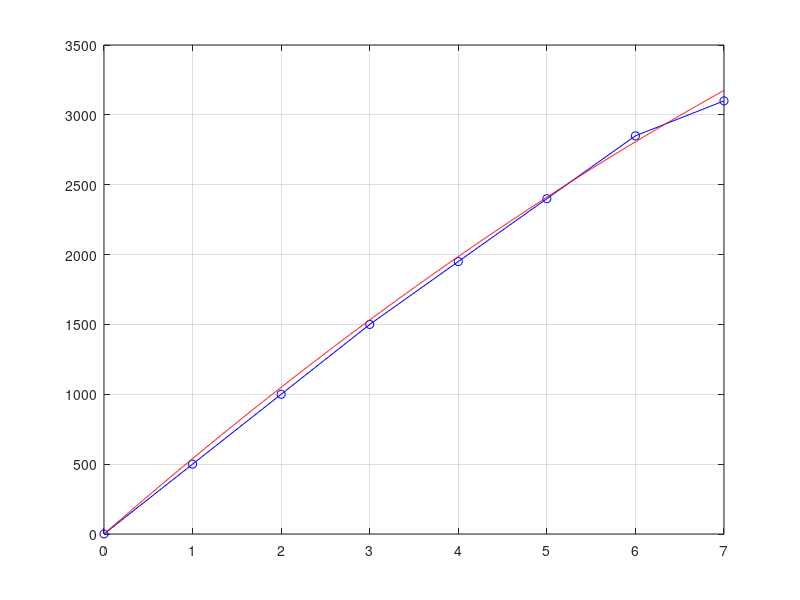

Write MATLAB code to recreate this figure.
% Vehicle Dynamics HW 4

clear all, clc, close all

n = 0;
alpha = [0 1 2 3 4 5 6 7]
F = [0 500 1000 1500 1950 2400 2850 3100]
alpha = [zeros(1,n) alpha];
F = [zeros(1,n) F];

figure;
plot(alpha, F, 'bo-');
grid on;

length(alpha)
length(F)
q1 = 0;
q2 = 0;
q3 = 0;
q4 = 0
y1 = 0;
y2 = 0;
y3 = 0;
for i = 1:length(alpha)
    q1 = q1 + alpha(i);
    q2 = q2 + alpha(i).^2;
    q3 = q3 + alpha(i).^3;
    q4 = q4 + alpha(i).^4;
    y1 = y1 + F(i);
    y2 = y2 + alpha(i)*F(i);
    y3 = y3 + (alpha(i).^2) * F(i);
end
q1
q2
q3
q4
y1
y2
y3

x = [length(alpha) q1 q2; q1 q2 q3; q2 q3 q4]
y = [y1 y2 y3]'

A = inv(x)* y


x1 = linspace(0,7,1000);
y1 = x1*A(2)+A(3)*(x1.^2);
hold on;
plot(x1,y1,'r')





